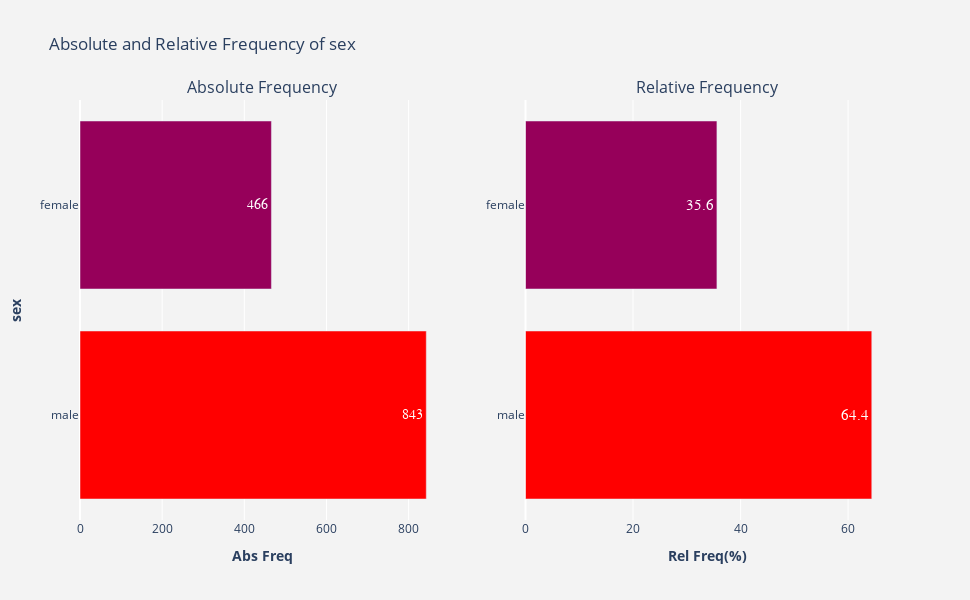

Notebook source saved alongside this figure:
### Code cell
plotFrequency(df.sex)

### Figure 1 — Plotly figure (JSON) as saved in the notebook; plotly's stock layout.template omitted (floating-point values rounded to 4 significant figures)
{"data": [{"hoverinfo": "x+y", "marker": {"color": [843, 466], "colorscale": [[0, "rgb(150,0,90)"], [0.125, "rgb(0,0,200)"], [0.25, "rgb(0,25,255)"], [0.375, "rgb(0,152,255)"], [0.5, "rgb(44,255,150)"], [0.625, "rgb(151,255,0)"], [0.75, "rgb(255,234,0)"], [0.875, "rgb(255,111,0)"], [1, "rgb(255,0,0)"]]}, "name": "Abs Freq", "orientation": "h", "text": [843, 466], "textfont": {"family": "sans serif", "size": 14}, "textposition": "auto", "type": "bar", "x": [843, 466], "xaxis": "x", "y": ["male", "female"], "yaxis": "y"}, {"hoverinfo": "x+y", "marker": {"color": [64.4, 35.6], "colorscale": [[0, "rgb(150,0,90)"], [0.125, "rgb(0,0,200)"], [0.25, "rgb(0,25,255)"], [0.375, "rgb(0,152,255)"], [0.5, "rgb(44,255,150)"], [0.625, "rgb(151,255,0)"], [0.75, "rgb(255,234,0)"], [0.875, "rgb(255,111,0)"], [1, "rgb(255,0,0)"]]}, "name": "Rel Freq(%)", "orientation": "h", "text": [64.4, 35.6], "textfont": {"family": "sans serif", "size": 15}, "textposition": "auto", "type": "bar", "x": [64.4, 35.6], "xaxis": "x2", "y": ["male", "female"], "yaxis": "y2"}], "layout": {"annotations": [{"font": {"size": 16}, "showarrow": false, "text": "Absolute Frequency", "x": 0.225, "xanchor": "center", "xref": "paper", "y": 1, "yanchor": "bottom", "yref": "paper"}, {"font": {"size": 16}, "showarrow": false, "text": "Relative Frequency", "x": 0.775, "xanchor": "center", "xref": "paper", "y": 1, "yanchor": "bottom", "yref": "paper"}], "height": 600, "hovermode": "closest", "paper_bgcolor": "rgb(243, 243, 243)", "plot_bgcolor": "rgb(243, 243, 243)", "showlegend": false, "title": {"text": "Absolute and Relative Frequency of sex"}, "width": 970, "xaxis": {"anchor": "y", "domain": [0, 0.45], "title": {"text": "<b>Abs Freq</b>"}}, "xaxis2": {"anchor": "y2", "domain": [0.55, 1], "title": {"text": "<b>Rel Freq(%)</b>"}}, "yaxis": {"anchor": "x", "domain": [0, 1], "title": {"text": "<b>sex</b>"}}, "yaxis2": {"anchor": "x2", "domain": [0, 1]}}}
